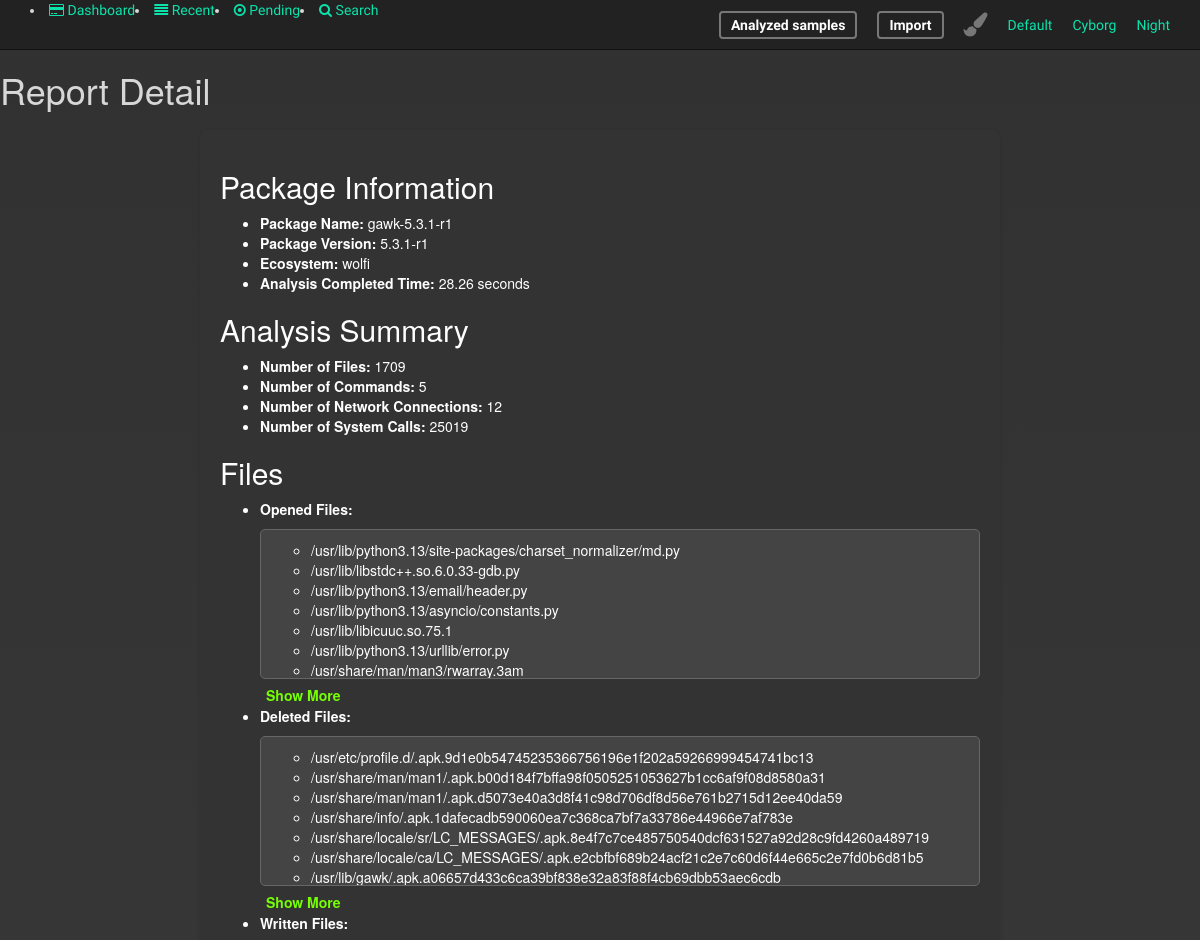
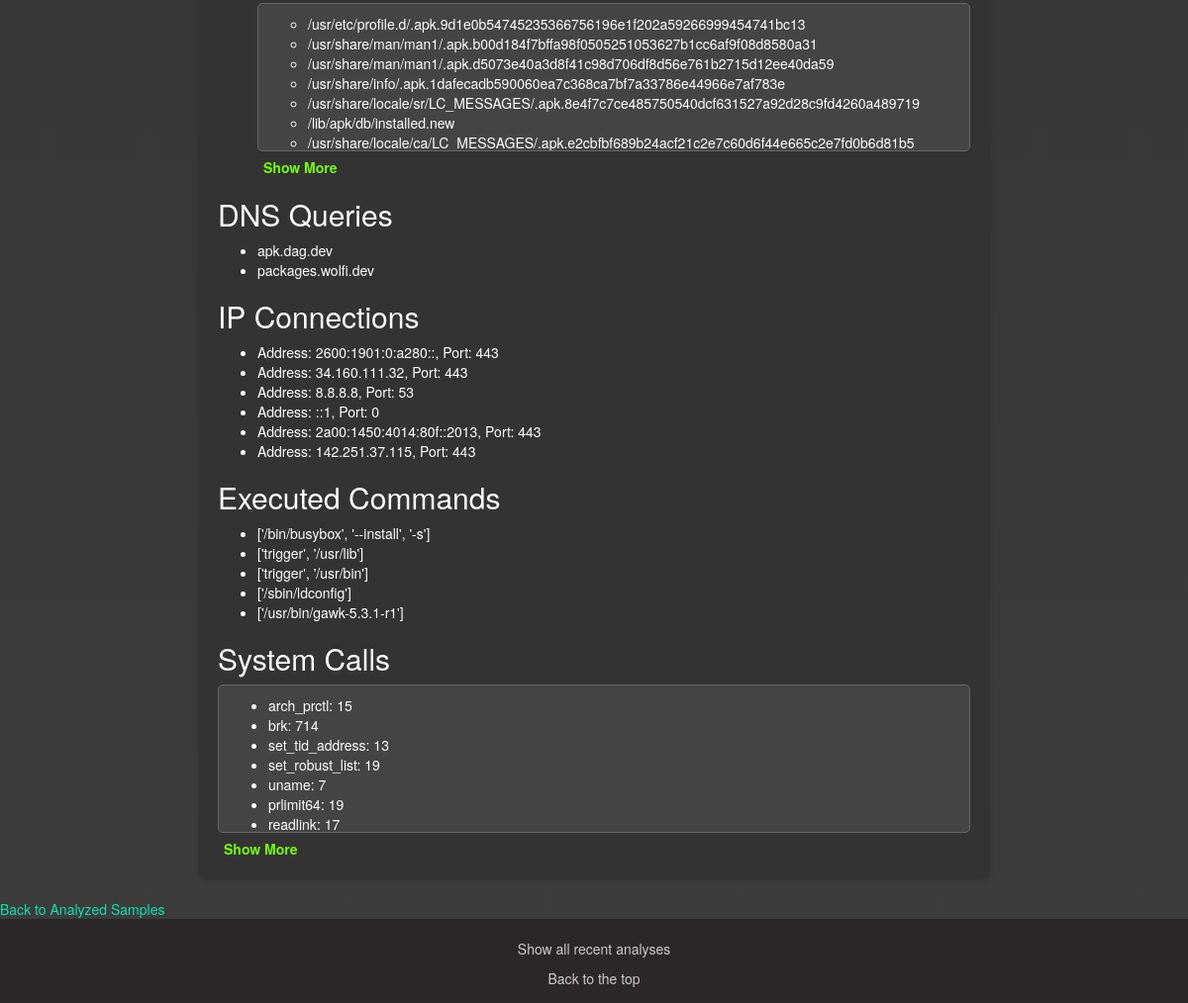
Screenshot of /package-analysis/report/47/ with the database file from the repository (2 pictures, top to bottom).
### package_analysis/models.py (models this page shows, shortened)
class Report(models.Model):
    package = models.OneToOneField(Package, on_delete=models.CASCADE, related_name='report')
    time = models.FloatField()
    num_files = models.IntegerField()
    num_commands = models.IntegerField()
    num_network_connections = models.IntegerField()
    num_system_calls = models.IntegerField()
    files = models.JSONField(default=dict)  # Provide a default value
    dns = models.JSONField(default=list)  # Provide a default value
    ips = models.JSONField(default=list)  # Provide a default value
    commands = models.JSONField(default=list)  # Provide a default value
    syscalls = models.JSONField(default=list)  # Provide a default value

class Package(models.Model):
    package_name = models.CharField(max_length=20)
    package_version = models.CharField(max_length=20)
    ecosystem = models.CharField(max_length=20)

### package_analysis/views.py (the view)
# urls.py: path("report/<int:report_id>/", views.report_detail, name="report"),
def report_detail(request, report_id):
    report = Report.objects.get(pk=report_id)
    return render(request, 'package_analysis/report_detail.html', {'report': report})

### package_analysis/templates/package_analysis/report_detail.html (shortened to what this page needs)
{% extends "package_analysis/layout.html" %}
{% block body %}
<h1>Report Detail</h1>
<div class="report-details">
    <h2>Package Information</h2>
    <ul>
        <li><strong>Package Name:</strong> {{ report.package.package_name }}</li>
        <li><strong>Package Version:</strong> {{ report.package.package_version }}</li>
        <li><strong>Ecosystem:</strong> {{ report.package.ecosystem }}</li>
        <li><strong>Analysis Completed Time:</strong> {{ report.time|floatformat:2 }} seconds</li>
    </ul>
    <h2>Analysis Summary</h2>
    <ul>
        <li><strong>Number of Files:</strong> {{ report.num_files }}</li>
        <li><strong>Number of Commands:</strong> {{ report.num_commands }}</li>
        <li><strong>Number of Network Connections:</strong> {{ report.num_network_connections }}</li>
        <li><strong>Number of System Calls:</strong> {{ report.num_system_calls }}</li>
    </ul>
    <h2>Files</h2>
        <ul>
            <li><strong>Opened Files:</strong>
            <div class="collapsible">
                <ul>
                    {% for path in report.files.read %}
                    <li>{{ path }}</li>
                    {% endfor %}
                </ul>
            </div>
            <button class="toggle-btn">Show More</button>
            </li>
            <li><strong>Deleted Files:</strong>
            <div class="collapsible">
                <ul>
                    {% for path in report.files.delete %}
                    <li>{{ path }}</li>
                    {% endfor %}
                </ul>
            </div>
            <button class="toggle-btn">Show More</button>
            </li>
            <li><strong>Written Files:</strong>
            <div class="collapsible">
                <ul>
                    {% for path in report.files.write %}
                    <li>{{ path }}</li>
                    {% endfor %}
                </ul>
            </div>
            <button class="toggle-btn">Show More</button>
            </li>
        </ul>
    <h2>DNS Queries</h2>
    <ul>
        {% for hostname in report.dns %}
            <li>{{ hostname }}</li>
        {% empty %}
            <li>No DNS queries</li>
        {% endfor %}
    </ul>
    <h2>IP Connections</h2>
    <ul>
        {% for ip in report.ips %}
            <li>Address: {{ ip.Address }}, Port: {{ ip.Port }}</li>
        {% empty %}
            <li>No IP connections</li>
        {% endfor %}
    </ul>
    <h2>Executed Commands</h2>
    <ul>
        {% for command in report.commands %}
            <li>{{ command }}</li>
        {% empty %}
            <li>No commands executed</li>
        {% endfor %}
    </ul>
    <h2>System Calls</h2>
    <div class="collapsible">
        <ul>
            {% for syscall, count in report.syscalls %}
                <li>{{ syscall }}: {{ count }}</li>
            {% endfor %}
        </ul>
    </div>
    <button class="toggle-btn">Show More</button>
</div>
<a href="{% url 'analyzed_samples' %}">Back to Analyzed Samples</a>
{% endblock %}

### package_analysis/templates/package_analysis/report_detail.html (style rules this page uses)
.report-details { background-color: #fff; padding: 20px; margin: 20px auto; border-radius: 8px; box-shadow: 0 2px 4px rgba(0, 0, 0, 0.1); max-width: 800px; }
body.night .report-details { background-color: #333; color: #fff; }
.collapsible { background-color: #f9f9f9; border: 1px solid #ddd; padding: 10px; margin-top: 10px; border-radius: 5px; transition: max-height 0.3s ease-in-out, padding 0.3s ease-in-out; overflow: hidden; max-height: 150px; position: relative; }
body.night .collapsible { background-color: #444; border-color: #666; }
.toggle-btn { background: none; border: none; color: #007bff; cursor: pointer; font-weight: bold; margin-top: 5px; display: block; text-align: left; }
body.night .toggle-btn { color: #76ff03; }

### rows the page displays
Report: package.package_name "gawk-5.3.1-r1", package.package_version "5.3.1-r1", package.ecosystem "wolfi", time "28.26", num_files "1709", num_commands "5", num_network_connections "12", num_system_calls "25019"

### other values shown
{{ path }} "/usr/lib/python3.13/site-packages/charset_normalizer/md.py" "/usr/lib/libstdc++.so.6.0.33-gdb.py" "/usr/lib/python3.13/email/header.py" "/usr/lib/python3.13/asyncio/constants.py" "/usr/lib/libicuuc.so.75.1" "/usr/lib/python3.13/urllib/error.py" "/usr/share/man/man3/rwarray.3am"
{{ path }} "/usr/etc/profile.d/.apk.9d1e0b54745235366756196e1f202a59266999454741bc13" "/usr/share/man/man1/.apk.b00d184f7bffa98f0505251053627b1cc6af9f08d8580a31" "/usr/share/man/man1/.apk.d5073e40a3d8f41c98d706df8d56e761b2715d12ee40da59" "/usr/share/info/.apk.1dafecadb590060ea7c368ca7bf7a33786e44966e7af783e" "/usr/share/locale/sr/LC_MESSAGES/.apk.8e4f7c7ce485750540dcf631527a92d28c9fd4260a489719" "/usr/share/locale/ca/LC_MESSAGES/.apk.e2cbfbf689b24acf21c2e7c60d6f44e665c2e7fd0b6d81b5" "/usr/lib/gawk/.apk.a06657d433c6ca39bf838e32a83f88f4cb69dbb53aec6cdb"
{{ path }} "/usr/etc/profile.d/.apk.9d1e0b54745235366756196e1f202a59266999454741bc13" "/usr/share/man/man1/.apk.b00d184f7bffa98f0505251053627b1cc6af9f08d8580a31" "/usr/share/man/man1/.apk.d5073e40a3d8f41c98d706df8d56e761b2715d12ee40da59" "/usr/share/info/.apk.1dafecadb590060ea7c368ca7bf7a33786e44966e7af783e" "/usr/share/locale/sr/LC_MESSAGES/.apk.8e4f7c7ce485750540dcf631527a92d28c9fd4260a489719" "/lib/apk/db/installed.new" "/usr/share/locale/ca/LC_MESSAGES/.apk.e2cbfbf689b24acf21c2e7c60d6f44e665c2e7fd0b6d81b5"
{{ hostname }} "apk.dag.dev" "packages.wolfi.dev"
{{ ip.Address }} "2600:1901:0:a280::" "34.160.111.32" "8.8.8.8" "::1" "2a00:1450:4014:80f::2013" "142.251.37.115"
{{ ip.Port }} "443" "443" "53" "0" "443" "443"
{{ command }} "['/bin/busybox', '--install', '-s']" "['trigger', '/usr/lib']" "['trigger', '/usr/bin']" "['/sbin/ldconfig']" "['/usr/bin/gawk-5.3.1-r1']"
{{ syscall }} "arch_prctl" "brk" "set_tid_address" "set_robust_list" "uname" "prlimit64" "readlink"
{{ count }} "15" "714" "13" "19" "7" "19" "17"
